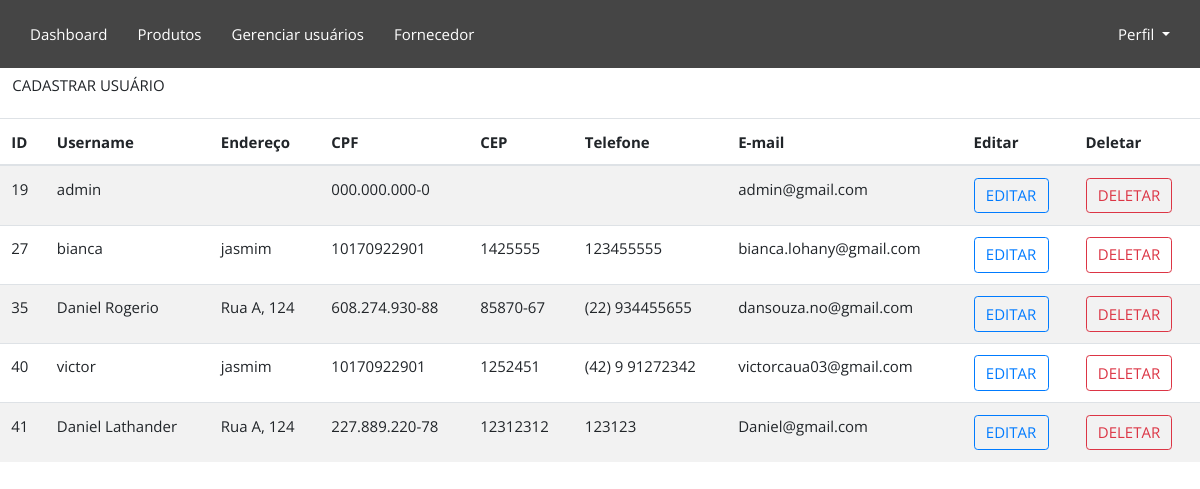
Screenshot of /funcionario/ with the database file from the repository.
### CRUDfuncionario/models.py (models this page shows, shortened)
class Funcionario(AbstractUser):
    idFuncionario = models.AutoField(primary_key=True)
    nivelDeAcesso = models.IntegerField(default=1)
    enderecoFuncionario = models.CharField(max_length=30)
    CPF = CPFField('CPF',default='000.000.000-0')
    CEP = models.CharField(max_length=8)
    telefone = models.CharField(max_length=20)
    funcao = models.CharField(max_length=30)
    username = models.CharField(max_length=30,default='default_username', unique=True,
                                validators=[valida_texto])
    password = models.CharField(max_length=100, default='default_password')
    email = models.EmailField(unique=True, default='daniel@gmail.com',
                              validators = [EmailValidator(message="Insira um endereco de email valído")])

### CRUDfuncionario/views.py (the view)
# urls.py: path('', Funcionarios),
def Funcionarios(request):
    funcionarios = Funcionario.objects.all()
    return render(request, "funcionarios.html", {"funcionarios": funcionarios})

### CRUDfuncionario/templates/funcionarios.html (shortened to what this page needs)
{% extends 'base.html' %}
{% load static %}
{% block content %}
<link rel="stylesheet" href="{% static 'css/crudfuncionario.css' %}">
<div class="retangulo">
    <ul>
        <li>
            <button type="button" class="btn btn-transparent" data-toggle="modal" data-target=".bd-cadastro-modal-lg">
                CADASTRAR USUÁRIO
            </button>
        </li>
    </ul>
</div>
<table class="table table-striped">
    <thead class="thead">
        <tr>
            <th scope="col">ID</th>
            <th scope="col">Username</th>
            <th scope="col">Endereço</th>
            <th scope="col">CPF</th>
            <th scope="col">CEP</th>
            <th scope="col">Telefone</th>
            <th scope="col">E-mail</th>
            <th scope="col">Editar</th>
            <th scope="col">Deletar</th>
        </tr>
    </thead>
    <tbody>
        {% for funcionario in funcionarios %}
        <tr>
            <td>{{ funcionario.idFuncionario }}</td>
            <td>{{ funcionario.username }}</td>
            <td>{{ funcionario.enderecoFuncionario }}</td>
            <td>{{ funcionario.CPF }}</td>
            <td>{{ funcionario.CEP }}</td>
            <td>{{ funcionario.telefone }}</td>
            <td>{{ funcionario.email }}</td>
            <td>
                <a href="{% url 'editar_view' funcionario.idFuncionario %}" class="btn btn-outline-primary">EDITAR</a>
            </td>
            <td>
                <a href="{% url 'delete_view' funcionario.idFuncionario %}" class="btn btn-outline-danger">DELETAR</a>
            </td>
        </tr>
        {% endfor %}
    </tbody>
</table>
{% endblock %}

### dashboard/Static/css/base.css (style rules this page uses)
* { margin:auto; padding: 0; box-sizing: border-box; font-family: 'Open Sans', sans-serif; font-size: 15px ; outline: none; }

### assets/css/crudfuncionario.css (style rules this page uses)
* { margin:auto; padding: 0; box-sizing: border-box; font-family: 'Open Sans', sans-serif; }

### rows the page displays
Funcionario: idFuncionario "19", username "admin", CPF "000.000.000-0", email "admin@gmail.com"
Funcionario: idFuncionario "27", username "bianca", enderecoFuncionario "jasmim", CPF "10170922901", CEP "1425555", telefone "123455555", email "bianca.lohany@gmail.com"
Funcionario: idFuncionario "35", username "Daniel Rogerio", enderecoFuncionario "Rua A, 124", CPF "608.274.930-88", CEP "85870-67", telefone "(22) 934455655", email "dansouza.no@gmail.com"
Funcionario: idFuncionario "40", username "victor", enderecoFuncionario "jasmim", CPF "10170922901", CEP "1252451", telefone "(42) 9 91272342", email "victorcaua03@gmail.com"
Funcionario: idFuncionario "41", username "Daniel Lathander", enderecoFuncionario "Rua A, 124", CPF "227.889.220-78", CEP "12312312", telefone "123123", email "Daniel@gmail.com"
